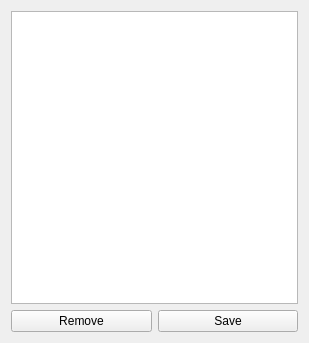
<?xml version="1.0" encoding="UTF-8"?>
<ui version="4.0">
 <class>MatrixViewDialog</class>
 <widget class="QDialog" name="MatrixViewDialog">
  <property name="geometry">
   <rect>
    <x>0</x>
    <y>0</y>
    <width>309</width>
    <height>343</height>
   </rect>
  </property>
  <property name="windowTitle">
   <string>Dialog</string>
  </property>
  <layout class="QVBoxLayout" name="verticalLayout">
   <item>
    <widget class="QTableWidget" name="tableWidget">
     <property name="minimumSize">
      <size>
       <width>285</width>
       <height>285</height>
      </size>
     </property>
    </widget>
   </item>
   <item>
    <layout class="QHBoxLayout" name="horizontalLayout">
     <item>
      <widget class="QPushButton" name="removeBtn">
       <property name="text">
        <string>Remove</string>
       </property>
       <property name="autoDefault">
        <bool>false</bool>
       </property>
      </widget>
     </item>
     <item>
      <widget class="QPushButton" name="saveBtn">
       <property name="text">
        <string>Save</string>
       </property>
       <property name="autoDefault">
        <bool>false</bool>
       </property>
      </widget>
     </item>
    </layout>
   </item>
  </layout>
 </widget>
 <tabstops>
  <tabstop>saveBtn</tabstop>
  <tabstop>removeBtn</tabstop>
  <tabstop>tableWidget</tabstop>
 </tabstops>
 <resources/>
 <connections/>
</ui>
